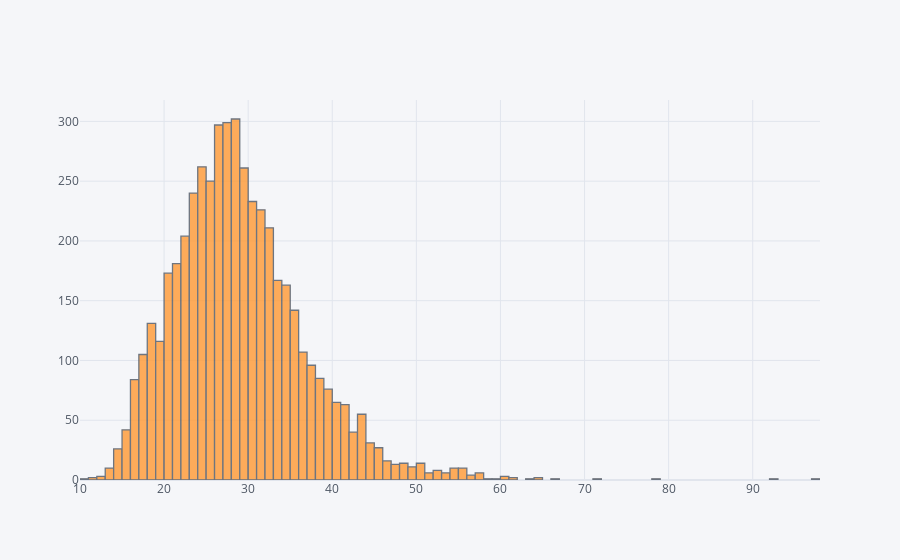

Source (notebook cell):
### Markdown cell above
### The graph shows there is an inverse relationship between Smoking and Stroke

### Code cell
raw_data['bmi'].iplot(kind = 'hist')

### Figure 1 — Plotly figure (JSON) as saved in the notebook; plotly's stock layout.template omitted (floating-point values rounded to 4 significant figures; data arrays with more than 128 entries replaced by an {"elided": "..."} marker saying what was removed)
{"data": [{"histfunc": "count", "histnorm": "", "marker": {"color": "rgba(255, 153, 51, 1.0)", "line": {"color": "#4D5663", "width": 1.3}}, "name": "bmi", "opacity": 0.8, "orientation": "v", "type": "histogram", "x": {"elided": "4909 float values"}}], "layout": {"barmode": "overlay", "legend": {"bgcolor": "#F5F6F9", "font": {"color": "#4D5663"}}, "paper_bgcolor": "#F5F6F9", "plot_bgcolor": "#F5F6F9", "title": {"font": {"color": "#4D5663"}}, "xaxis": {"gridcolor": "#E1E5ED", "showgrid": true, "tickfont": {"color": "#4D5663"}, "title": {"font": {"color": "#4D5663"}, "text": ""}, "zerolinecolor": "#E1E5ED"}, "yaxis": {"gridcolor": "#E1E5ED", "showgrid": true, "tickfont": {"color": "#4D5663"}, "title": {"font": {"color": "#4D5663"}, "text": ""}, "zerolinecolor": "#E1E5ED"}}}
